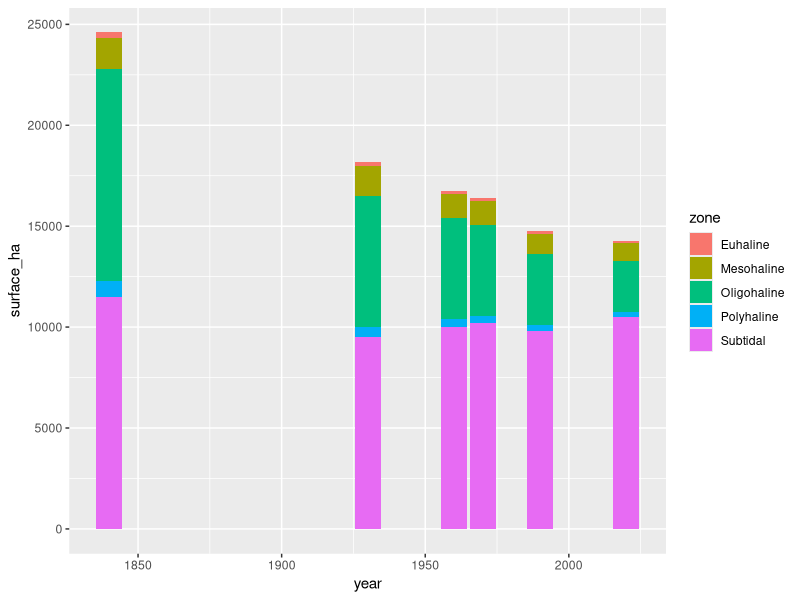

Generate this figure with R:
library(tidyverse)

seine_estuary <- tribble(
  ~year, ~zone, ~surface_ha,

  1840, "Subtidal",     11500,
  1840, "Oligohaline",  10500,
  1840, "Mesohaline",    1500,
  1840, "Polyhaline",     800,
  1840, "Euhaline",       300,

  1930, "Subtidal",      9500,
  1930, "Oligohaline",   6500,
  1930, "Mesohaline",    1500,
  1930, "Polyhaline",     500,
  1930, "Euhaline",       200,

  1960, "Subtidal",     10000,
  1960, "Oligohaline",   5000,
  1960, "Mesohaline",    1200,
  1960, "Polyhaline",     400,
  1960, "Euhaline",       150,

  1970, "Subtidal",     10200,
  1970, "Oligohaline",   4500,
  1970, "Mesohaline",    1200,
  1970, "Polyhaline",     350,
  1970, "Euhaline",       150,

  1990, "Subtidal",      9800,
  1990, "Oligohaline",   3500,
  1990, "Mesohaline",    1000,
  1990, "Polyhaline",     300,
  1990, "Euhaline",       150,

  2020, "Subtidal",     10500,
  2020, "Oligohaline",   2500,
  2020, "Mesohaline",     900,
  2020, "Polyhaline",     250,
  2020, "Euhaline",       100
)

ggplot(seine_estuary) +
  aes(x = year, y = surface_ha, fill = zone) +
  geom_col()
